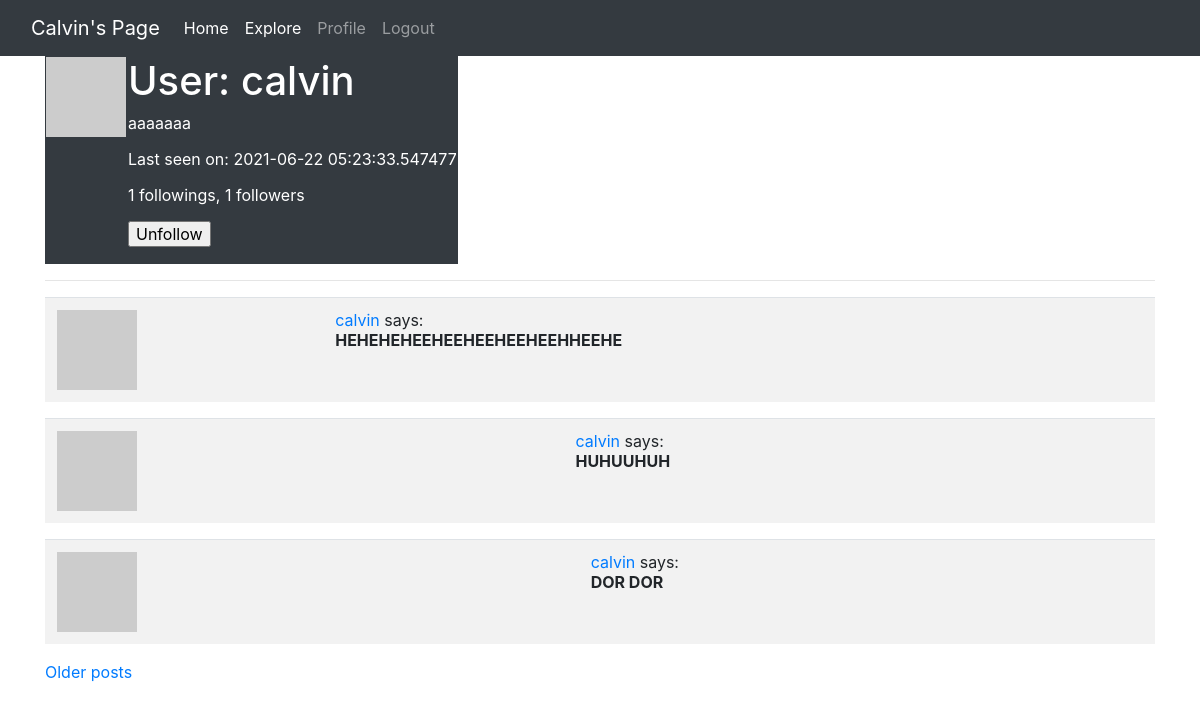
Screenshot of /user/calvin (signed in) with the database file from the repository.
### app/models.py (models this page shows, shortened)
class User(db.Model,  UserMixin):
    id = db.Column(db.Integer, primary_key=True)
    username = db.Column(db.String(64), index=True, unique=True)
    email = db.Column(db.String(120), index=True, unique=True)
    password_hash = db.Column(db.String(128))
    posts = db.relationship('Post', backref='author', lazy='dynamic')
    about_me = db.Column(db.String(140))
    last_seen = db.Column(db.DateTime, default=datetime.utcnow)
    followed = db.relationship('User', secondary=followers, primaryjoin=(followers.c.follower_id == id), secondaryjoin=(followers.c.followed_id == id), backref=db.backref('followers', lazy='dynamic'), lazy='dynamic')
    def avatar(self, size):
        digest = md5(self.email.lower().encode('utf-8')).hexdigest()
        return f"https://www.gravatar.com/avatar/{digest}?d=identicon&s={size}"
    def is_following(self, user):
        return self.followed.filter(followers.c.followed_id == user.id).count() > 0

class Post(db.Model):
    id = db.Column(db.Integer, primary_key=True)
    body = db.Column(db.String(140))
    timestamp = db.Column(db.DateTime, index=True, default=datetime.utcnow)
    user_id = db.Column(db.Integer, db.ForeignKey('user.id'))

### app/routes.py (the view)
@app.route('/user/<username>')
@login_required
def user(username):
    user = User.query.filter_by(username=username).first_or_404()
    page = request.args.get('page', 1, type=int)
    posts = user.posts.order_by(Post.timestamp.desc()).paginate(
        page, app.config['POSTS_PER_PAGE'], False)
    next_url = url_for('user', username=user.username, page=posts.next_num) \
        if posts.has_next else None
    prev_url = url_for('user', username=user.username, page=posts.prev_num) \
        if posts.has_prev else None
    form = EmptyForm()
    return render_template("user.html", user=user, posts=posts.items, form=form, next_url=next_url, prev_url=prev_url)

### app/forms.py
class EmptyForm(FlaskForm):
    submit = SubmitField('Submit')

### app/models.py (called while the page is built)
@login.user_loader
def load_user(id):
    return User.query.get(int(id))

### app/routes.py (called while the page is built)
@app.before_request
def before_request():
    if current_user.is_authenticated:
        current_user.last_seen = datetime.utcnow()
        db.session.commit()

### app/templates/user.html (shortened to what this page needs)
{% extends "base.html" %}
{% block content %}
    <div class="container">
        <table class="table-dark">
            <tr valign='top'>
                <td><img src="{{ user.avatar(128) }}" alt=""></td>
                <td>
                    <h1>User: {{ user.username }}</h1>
                    {% if user.about_me %}
                    <p>{{ user.about_me }}</p>
                    {% endif %}
                    {% if user.last_seen %}
                    <p>Last seen on: {{ user.last_seen }}</p>
                    {% endif %}
                    <p>{{ user.followed.count() }} followings, {{ user.followers.count() }} followers</p>
                    {% if user == current_user %}
                    <p><a href="{{ url_for('edit_profile') }}">Edit your profile</a></p>
                    {% else %}
                    <p>
                        <form action="{{ url_for('unfollow', username=user.username) }}" method="post">
                            {{ form.submit(value='Unfollow') }}
                        </form>
                    </p>
                    {% endif %}
                </td>
            </tr>
        </table>
        <hr>
    </div>
    <div class="container">
        {% for post in posts %}
            {% include "_post.html" %}
        {% endfor %}
        {% if next_url %}
        <a href="{{ next_url }}">Older posts</a>
        {% endif %}
    </div>
{% endblock %}

### app/templates/_post.html
<table class='table table-striped'>
    <tr valign="top">
        <td><img src="{{ post.author.avatar(32) }}" alt=""></td>
        <td>
            <a href="{{ url_for('user', username = post.author.username) }}">{{ post.author.username }}</a>
             says: <br><b>{{ post.body }}</b>
        </td>
    </tr>
</table>

### rows the page displays
User: username "calvin", about_me "aaaaaaa", last_seen "2021-06-22 05:23:33.547477"
Post: author.username "calvin", body "HEHEHEHEEHEEHEEHEEHEEHHEEHE"
Post: author.username "calvin", body "HUHUUHUH"
Post: author.username "calvin", body "DOR DOR"

### other values shown
{{ user.followed.count() }} "1"
{{ user.followers.count() }} "1"
